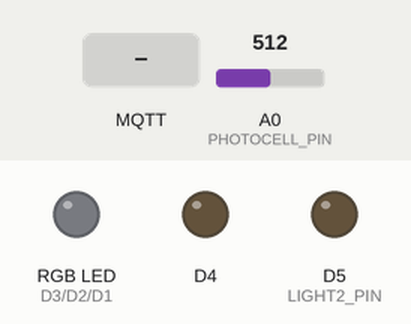
The sketch below on a simulated ESP8266 (NodeMCU). Parts: an RGB LED mixed from three pins (HIGH = lit), output pins drawn as LEDs (lit = HIGH, except the on-board LED, lit = LOW). The test bench sets the inputs (shaded band); at power-on: A0 (PHOTOCELL_PIN) = 512. Dim RGB values are drawn brighter than linear; WiFi joins after 1.5 s; servers stay silent unless stated; no MQTT or app messages arrive unless stated; what the sketch prints to the serial monitor is not drawn.

Above: at 3.0 s.
3.1 s: MQTT message "1" arrives on the second subscribed topic
At 4.3 s:
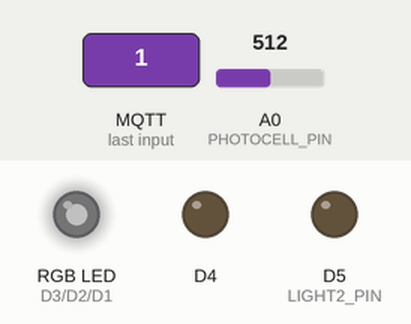
4.6 s: A0 (PHOTOCELL_PIN) set to 157
6.4 s: A0 (PHOTOCELL_PIN) set to 139
9.4 s: MQTT message "Lamp 3" arrives on the second subscribed topic
At 10.6 s:
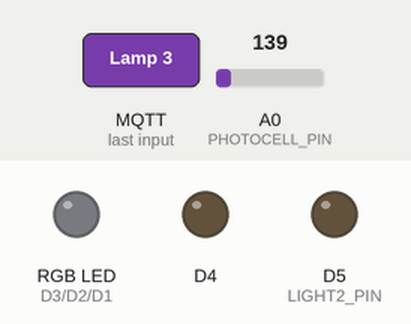
Timing chart, 0 to 12.4 s (numbered marks = the images above; inputs shaded):
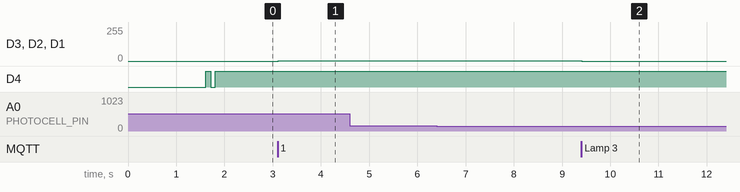

Measured:
- after the input at 3.1 s, D3 (LIGHT1_RED_PIN), D2 (LIGHT1_GREEN_PIN), D1 (LIGHT1_BLUE_PIN): 0/255 → 1/255 at once
- after the input at 9.4 s, D3 (LIGHT1_RED_PIN), D2 (LIGHT1_GREEN_PIN), D1 (LIGHT1_BLUE_PIN): 1/255 → 0/255 at once

The sketch:

Livingroom.ino
```cpp
/*
  Configuration for Home Assistant:
    mqtt:
      broker: 127.0.0.1
      port: 1883
      client_id: 'ha'
      username: 'ha'
      password: '!ha@OpenHome16'

    light:
      # lamp 3 (RGB)
      - platform: mqtt
        name: 'Lamp 3'
        state_topic: 'livingroom/light1/status'
        command_topic: 'livingroom/light1/switch'
        brightness_state_topic: 'livingroom/light1/brightness/status'
        brightness_command_topic: 'livingroom/light1/brightness/set'
        rgb_state_topic: 'livingroom/light1/color/status'
        rgb_command_topic: 'livingroom/light1/color/set'
        optimistic: false
      # lamp 4
      - platform: mqtt
        name: 'Lamp 4'
        state_topic: 'livingroom/light2/status'
        command_topic: 'livingroom/light2/switch'
        optimistic: false

    binary_sensor:
      - platform: mqtt
        name: 'TV'
        state_topic: 'livingroom/tv/status'

  Sources:
    - MQTT: File > Examples > PubSubClient > mqtt_esp8266
    - TLS:  https://io.adafruit.com/blog/security/2016/07/05/adafruit-io-security-esp8266/
    - OTA:  File > Examples > ArduinoOTA > BasicOTA
*/

#include <ESP8266WiFi.h>    // https://github.com/esp8266/Arduino (GNUv2.1 licence)
#include <PubSubClient.h>   // https://github.com/knolleary/pubsubclient (no licence)
#include <ArduinoOTA.h>

#define DEBUG
//#define TLS
#define MQTT_VERSION MQTT_VERSION_3_1_1

// Wi-Fi: Access Point SSID and password
const char*       AP_SSID           = "[Redacted]";
const char*       AP_PASSWORD       = "[Redacted]";

// MQTT: client ID, broker IP address, port, username & password
const char*       MQTT_CLIENT_ID    = "livingroom";
const char*       MQTT_SERVER_IP    = "192.168.1.10";
#ifdef TLS
const uint16_t    MQTT_SERVER_PORT  = 8883;
#else
const uint16_t    MQTT_SERVER_PORT  = 1883;
#endif
const char*       MQTT_USERNAME     = "livingroom";
const char*       MQTT_PASSWORD     = "[Redacted]";

// MQTT: topics
// lamp 3
const char*       TOPIC_LIGHT1_STATUS             = "livingroom/light1/status";
const char*       TOPIC_LIGHT1_BRIGHTNESS_STATUS  = "livingroom/light1/brightness/status";
const char*       TOPIC_LIGHT1_COLOR_STATUS       = "livingroom/light1/color/status";
const char*       TOPIC_LIGHT1_COMMAND            = "livingroom/light1/switch";
const char*       TOPIC_LIGHT1_BRIGHTNESS_COMMAND = "livingroom/light1/brightness/set";
const char*       TOPIC_LIGHT1_COLOR_COMMAND      = "livingroom/light1/color/set";
// lamp 4
const char*       TOPIC_LIGHT2_STATUS             = "livingroom/light2/status";
const char*       TOPIC_LIGHT2_COMMAND            = "livingroom/light2/switch";
// brightness sensor
const char*       TOPIC_TV_BRIGHTNESS_STATUS      = "livingroom/tv/status";

// MQTT: payloads
// Lamps 3 & 4: "ON"/"OFF"
const char*       PAYLOAD_ON            = "ON";
const char*       PAYLOAD_OFF           = "OFF";

boolean           g_light1_status       = false; // turn off by default
uint8_t           g_light1_brightness   = 255; // max value by default
uint8_t           g_light1_color_red    = 255;
uint8_t           g_light1_color_green  = 255;
uint8_t           g_light1_color_blue   = 255;
boolean           g_light2_status       = false;
uint16_t          g_photocell_value     = 0;
boolean           g_photocell_status    = false; // the TV is off
uint32_t          g_photocell_last_change = 0;
boolean           g_photocell_status_to_publish = false;

// TV
const uint16_t    PHOTOCELL_THRESHOLD   = 150;
const uint16_t    PHOTOCELL_TIME_OFFSET = 3000; // 3 secondes in the same state before a notification to the controller

// buffer used to send/receive data with MQTT
const uint8_t     MSG_BUFFER_SIZE       = 20;
char              g_msg_buffer[MSG_BUFFER_SIZE];

const uint8_t     LIGHT1_RED_PIN        = D3;
const uint8_t     LIGHT1_GREEN_PIN      = D2;
const uint8_t     LIGHT1_BLUE_PIN       = D1;
const uint8_t     LIGHT2_PIN            = D5; // D4 seems to be also connected to a internal LED...
const uint8_t     PHOTOCELL_PIN         = A0;

// TLS: The fingerprint of the MQTT broker certificate (SHA1)
#ifdef TLS
// openssl x509 -fingerprint -in  <certificate>.crt
const char*       CA_FINGERPRINT    = "[Redacted]";
// openssl x509 -subject -in  <certificate>.crt
const char*       CA_SUBJECT        = "[Redacted]";
#endif

// Fixed IP address: IP address, IP gateway, subnet, dns
const IPAddress   IP                (192, 168,   1, 101);
const IPAddress   IP_GATEWAY        (192, 168,   1,   1);
const IPAddress   IP_SUBNET         (255, 255, 255,   0);
const IPAddress   IP_DNS            (192, 168,   1,   1);

// OTA: Hostname (MQTT_CLIENT_ID) & password
const char*       OTA_PASSWORD      = "[Redacted]";

// WiFiFlientSecure instead of WiFiClient, for SSL/TLS support
#ifdef TLS
WiFiClientSecure  g_wifiClient;
#else
WiFiClient  g_wifiClient;
#endif
PubSubClient      g_mqttClient(g_wifiClient);

///////////////////////////////////////////////////////////////////////////
//
// LIGHT 1 (RGB)
//
///////////////////////////////////////////////////////////////////////////

/*
  Function called to publish the status of the light 1
*/
void publishLight1Status() {
  if (g_light1_status) {
    if (g_mqttClient.publish(TOPIC_LIGHT1_STATUS, PAYLOAD_ON, true)) {
#ifdef DEBUG
      Serial.print(F("INFO: MQTT message publish succeeded. Topic: "));
      Serial.print(TOPIC_LIGHT1_STATUS);
      Serial.print(F(". Payload: "));
      Serial.println(PAYLOAD_ON);
#endif
    } else {
#ifdef DEBUG
      Serial.println(F("ERROR: MQTT message publish failed, either connection lost, or message too large"));
#endif
    }
  } else {
    if (g_mqttClient.publish(TOPIC_LIGHT1_STATUS, PAYLOAD_OFF, true)) {
#ifdef DEBUG
      Serial.print(F("INFO: MQTT message publish succeeded. Topic: "));
      Serial.print(TOPIC_LIGHT1_STATUS);
      Serial.print(F(". Payload: "));
      Serial.println(PAYLOAD_OFF);
#endif
    } else {
#ifdef DEBUG
      Serial.println(F("ERROR: MQTT message publish failed, either connection lost, or message too large"));
#endif
    }
  }
}

/*
  Function called to publish the brightness status of the light 1
*/
void publishLight1BrightnessStatus() {
  snprintf(g_msg_buffer, MSG_BUFFER_SIZE, "%d", g_light1_brightness);
  if (g_mqttClient.publish(TOPIC_LIGHT1_BRIGHTNESS_STATUS, g_msg_buffer, true)) {
#ifdef DEBUG
    Serial.print(F("INFO: MQTT message publish succeeded. Topic: "));
    Serial.print(TOPIC_LIGHT1_BRIGHTNESS_STATUS);
    Serial.print(F(". Payload: "));
    Serial.println(g_msg_buffer);
#endif
  } else {
#ifdef DEBUG
    Serial.println(F("ERROR: MQTT message publish failed, either connection lost, or message too large"));
#endif
  }
}

/*
  Function called to publish the color status of the light 1
*/
void publishLight1ColorStatus() {
  snprintf(g_msg_buffer, MSG_BUFFER_SIZE, "%d,%d,%d", g_light1_color_red, g_light1_color_green, g_light1_color_blue);
  if (g_mqttClient.publish(TOPIC_LIGHT1_COLOR_STATUS, g_msg_buffer, true)) {
#ifdef DEBUG
    Serial.print(F("INFO: MQTT message publish succeeded. Topic: "));
    Serial.print(TOPIC_LIGHT1_COLOR_STATUS);
    Serial.print(F(". Payload: "));
    Serial.println(g_msg_buffer);
#endif
  } else {
#ifdef DEBUG
    Serial.println(F("ERROR: MQTT message publish failed, either connection lost, or message too large"));
#endif
  }
}

/*
  Function called to set the color of the light 1
  @param p_light1_color_red   The value for the red channel
  @param p_light1_color_green The value for the green channel
  @param p_light1_color_blue  The value for the blue channel
*/

void setLight1Color(uint8_t p_light1_color_red, uint8_t p_light1_color_green, uint8_t p_light1_color_blue) {
  analogWrite(LIGHT1_RED_PIN,   map(p_light1_color_red,   0, 255, 0, g_light1_brightness));
  analogWrite(LIGHT1_GREEN_PIN, map(p_light1_color_green, 0, 255, 0, g_light1_brightness));
  analogWrite(LIGHT1_BLUE_PIN,  map(p_light1_color_blue,  0, 255, 0, g_light1_brightness));
}

///////////////////////////////////////////////////////////////////////////
//
// LIGHT 2
//
///////////////////////////////////////////////////////////////////////////

/*
  Function called to publish the status of the light 2
*/
void publishLight2Status() {
  if (g_light2_status) {
    if (g_mqttClient.publish(TOPIC_LIGHT2_STATUS, PAYLOAD_ON, true)) {
#ifdef DEBUG
      Serial.print(F("INFO: MQTT message publish succeeded. Topic: "));
      Serial.print(TOPIC_LIGHT2_STATUS);
      Serial.print(F(". Payload: "));
      Serial.println(PAYLOAD_ON);
#endif
    } else {
#ifdef DEBUG
      Serial.println(F("ERROR: MQTT message publish failed, either connection lost, or message too large"));
#endif
    }
  } else {
    if (g_mqttClient.publish(TOPIC_LIGHT2_STATUS, PAYLOAD_OFF, true)) {
#ifdef DEBUG
      Serial.print(F("INFO: MQTT message publish succeeded. Topic: "));
      Serial.print(TOPIC_LIGHT2_STATUS);
      Serial.print(F(". Payload: "));
      Serial.println(PAYLOAD_OFF);
#endif
    } else {
#ifdef DEBUG
      Serial.println(F("ERROR: MQTT message publish failed, either connection lost, or message too large"));
#endif
    }
  }
}

/*
  Function called to switch the status of the light 2
*/
void setLight2Status() {
  if (g_light2_status) {
    digitalWrite(LIGHT2_PIN, HIGH);
  } else {
    digitalWrite(LIGHT2_PIN, LOW);
  }
}

///////////////////////////////////////////////////////////////////////////
//
// TV BRIGHTNESS SENSOR
//
///////////////////////////////////////////////////////////////////////////

/*
  Function called to read the photocell attached to the TV
 */
void readTVBrightness() {
  // read the value from the photocell
  g_photocell_value = analogRead(PHOTOCELL_PIN);

  if (g_photocell_value > PHOTOCELL_THRESHOLD) {
    // if the TV was alread switched on...
    if (g_photocell_status) {
      // test if it was switched on for the specified duration
      if (millis() > g_photocell_last_change + PHOTOCELL_TIME_OFFSET) {
        if (g_photocell_status_to_publish) {
          g_photocell_status_to_publish = false;
          publishTVStatus();
        }
      }
    } else {
      g_photocell_last_change = millis();
      g_photocell_status = true;
      g_photocell_status_to_publish = true;
    }
  } else {
    if (g_photocell_status) {
      g_photocell_last_change = millis();
      g_photocell_status = false;
      g_photocell_status_to_publish = true;
    } else {
      if (millis() > g_photocell_last_change + PHOTOCELL_TIME_OFFSET) {
        if (g_photocell_status_to_publish) {
          g_photocell_status_to_publish = false;
          publishTVStatus();
        }
      }
    }
  }

#ifdef DEBUG
  Serial.print(F("INFO: Photocell read value: "));
  Serial.println(g_photocell_value);
#endif
}

/*
  Function called to publish the status of the TV
*/
void publishTVStatus() {
    if (g_photocell_status) {
    if (g_mqttClient.publish(TOPIC_TV_BRIGHTNESS_STATUS, PAYLOAD_ON, true)) {
#ifdef DEBUG
      Serial.print(F("INFO: MQTT message publish succeeded. Topic: "));
      Serial.print(TOPIC_TV_BRIGHTNESS_STATUS);
      Serial.print(F(". Payload: "));
      Serial.println(PAYLOAD_ON);
#endif
    } else {
#ifdef DEBUG
      Serial.println(F("ERROR: MQTT message publish failed, either connection lost, or message too large"));
#endif
    }
  } else {
    if (g_mqttClient.publish(TOPIC_TV_BRIGHTNESS_STATUS, PAYLOAD_OFF, true)) {
#ifdef DEBUG
      Serial.print(F("INFO: MQTT message publish succeeded. Topic: "));
      Serial.print(TOPIC_TV_BRIGHTNESS_STATUS);
      Serial.print(F(". Payload: "));
      Serial.println(PAYLOAD_OFF);
#endif
    } else {
#ifdef DEBUG
      Serial.println(F("ERROR: MQTT message publish failed, either connection lost, or message too large"));
#endif
    }
  }
}

///////////////////////////////////////////////////////////////////////////
//
// WIFI and TLS
//
///////////////////////////////////////////////////////////////////////////

/*
   Function called to setup the connection to the Wi-Fi Access Point
*/
void setupWifi() {
  delay(10);
  // attempt to connect to the Wi-Fi AP
  WiFi.mode(WIFI_STA);
  WiFi.begin(AP_SSID, AP_PASSWORD);
  // define the fixed IP address
  WiFi.config(IP, IP_GATEWAY, IP_SUBNET, IP_DNS);

  while (WiFi.status() != WL_CONNECTED) {
    delay(500);
  }

#ifdef DEBUG
  Serial.println(F("INFO: Client is now connected to the Wi-Fi AP"));
  Serial.print(F("INFO: IP address: "));
  Serial.println(WiFi.localIP());
#endif

#ifdef TLS
  verifyFingerprint();
#endif
}

/*
   Function called to verify the fingerprint of the MQTT server and establish a secure connection
*/
#ifdef TLS
void verifyFingerprint() {
  if (!g_wifiClient.connect(MQTT_SERVER_IP, MQTT_SERVER_PORT)) {
#ifdef DEBUG
    Serial.println(F("ERROR: The connection failed to the secure MQTT server"));
#endif
    return;
  }

  if (g_wifiClient.verify(CA_FINGERPRINT, CA_SUBJECT)) {
#ifdef DEBUG
    Serial.println(F("INFO: The connection is secure"));
#endif
  } else {
#ifdef DEBUG
    Serial.println(F("ERROR: The given certificate does't match"));
#endif
  }
}
#endif

///////////////////////////////////////////////////////////////////////////
//
// MQTT
//
///////////////////////////////////////////////////////////////////////////

/*
   Function called when a MQTT message arrived
   @param p_topic   The topic of the MQTT message
   @param p_payload The payload of the MQTT message
   @param p_length  The length of the payload
*/
void callback(char* p_topic, byte* p_payload, unsigned int p_length) {
#ifdef DEBUG
  Serial.println(F("INFO: A new MQTT message arrived"));
  Serial.print(F("INFO: Topic: "));
  Serial.println(p_topic);
  Serial.print(F("INFO: Payload: "));
  for (int i = 0; i < p_length; i++) {
    Serial.print((char)p_payload[i]);
  }
  Serial.println();
  Serial.print(F("INFO: Length: "));
  Serial.println(p_length);
#endif
  // handle the MQTT topic of the received message
  if (String(TOPIC_LIGHT1_COMMAND).equals(p_topic)) {
    // concat the payload into a string
    String payload;
    for (uint8_t i = 0; i < p_length; i++) {
      payload.concat((char)p_payload[i]);
    }
    if (payload.equals(String(PAYLOAD_ON))) {
      if (g_light1_status != true) {
        g_light1_status = true;
        setLight1Color(g_light1_color_red, g_light1_color_green, g_light1_color_blue);
        publishLight1Status();
      }
    } else if (payload.equals(String(PAYLOAD_OFF))) {
      if (g_light1_status != false) {
        g_light1_status = false;
        setLight1Color(LOW, LOW, LOW); // switch off the light
        publishLight1Status();
      }
    }
  } else if (String(TOPIC_LIGHT1_BRIGHTNESS_COMMAND).equals(p_topic)) {
    // concat the payload into a string
    String payload;
    for (uint8_t i = 0; i < p_length; i++) {
      payload.concat((char)p_payload[i]);
    }
    uint8_t brightness = payload.toInt();
    if (brightness < 0 || brightness > 255) {
      // do nothing...
      return;
    } else {
      g_light1_brightness = brightness;
      setLight1Color(g_light1_color_red, g_light1_color_green, g_light1_color_blue);
      publishLight1BrightnessStatus();
    }
  } else if (String(TOPIC_LIGHT1_COLOR_COMMAND).equals(p_topic)) {
    // concat the payload into a string
    String payload;
    for (uint8_t i = 0; i < p_length; i++) {
      payload.concat((char)p_payload[i]);
    }
    // get the position of the first and second comma
    uint8_t firstIndex = payload.indexOf(',');
    uint8_t lastIndex = payload.lastIndexOf(',');

    // get the value for the red color
    uint8_t red_color = payload.substring(0, firstIndex).toInt();
    if (red_color < 0 || red_color > 255) {
      return;
    } else {
      g_light1_color_red = red_color;
    }

    // get the value for the green color
    uint8_t green_color = payload.substring(firstIndex + 1, lastIndex).toInt();
    if (green_color < 0 || green_color > 255) {
      return;
    } else {
      g_light1_color_green = green_color;
    }

    // get the value for the blue color
    uint8_t blue_color = payload.substring(lastIndex + 1).toInt();
    if (blue_color < 0 || blue_color > 255) {
      return;
    } else {
      g_light1_color_blue = blue_color;
    }

    setLight1Color(g_light1_color_red, g_light1_color_green, g_light1_color_blue);
    publishLight1ColorStatus();
  } else if (String(TOPIC_LIGHT2_COMMAND).equals(p_topic)) {
    // concat the payload into a string
    String payload;
    for (uint8_t i = 0; i < p_length; i++) {
      payload.concat((char)p_payload[i]);
    }
    if (payload.equals(String(PAYLOAD_ON))) {
      g_light2_status = true;
      setLight2Status();
      publishLight2Status();
    } else if (payload.equals(String(PAYLOAD_OFF))) {
      g_light2_status = false;
      setLight2Status();
      publishLight2Status();
    } else {
#ifdef DEBUG
      Serial.println(F("ERROR: The payload of the MQTT message is not valid"));
#endif
    }
  } else {
    // do nothing.....
#ifdef DEBUG
    Serial.println(F("INFO: The received MQTT message was not used"));
#endif
  }
}

/*
   Function called to reconnect the client to the MQTT broker and publish/subscribe to/from some MQTT topics
*/
void reconnect() {
  while (!g_mqttClient.connected()) {
    if (g_mqttClient.connect(MQTT_CLIENT_ID, MQTT_USERNAME, MQTT_PASSWORD)) {
#ifdef DEBUG
      Serial.println(F("INFO: The client is successfully connected to the MQTT broker"));
#endif
      // subscribe to the light1 command topic
      if (g_mqttClient.subscribe(TOPIC_LIGHT1_COMMAND)) {
#ifdef DEBUG
        Serial.print(F("INFO: Sending the MQTT subscribe succeeded. Topic: "));
        Serial.println(TOPIC_LIGHT1_COMMAND);
#endif
      } else {
#ifdef DEBUG
        Serial.print(F("ERROR: Sending the MQTT subscribe failed. Topic: "));
        Serial.println(TOPIC_LIGHT1_COMMAND);
#endif
      }

      // subscribe to the light1 brightness command topic
      if (g_mqttClient.subscribe(TOPIC_LIGHT1_BRIGHTNESS_COMMAND)) {
#ifdef DEBUG
        Serial.print(F("INFO: Sending the MQTT subscribe succeeded. Topic: "));
        Serial.println(TOPIC_LIGHT1_BRIGHTNESS_COMMAND);
#endif
      } else {
#ifdef DEBUG
        Serial.print(F("ERROR: Sending the MQTT subscribe failed. Topic: "));
        Serial.println(TOPIC_LIGHT1_BRIGHTNESS_COMMAND);
#endif
      }

      // subscribe to the light1 brightness command topic
      if (g_mqttClient.subscribe(TOPIC_LIGHT1_COLOR_COMMAND)) {
#ifdef DEBUG
        Serial.print(F("INFO: Sending the MQTT subscribe succeeded. Topic: "));
        Serial.println(TOPIC_LIGHT1_COLOR_COMMAND);
#endif
      } else {
#ifdef DEBUG
        Serial.print(F("ERROR: Sending the MQTT subscribe failed. Topic: "));
        Serial.println(TOPIC_LIGHT1_COLOR_COMMAND);
#endif
      }

      // subscribe to the light2 command topic
      if (g_mqttClient.subscribe(TOPIC_LIGHT2_COMMAND)) {
#ifdef DEBUG
        Serial.print(F("INFO: Sending the MQTT subscribe succeeded. Topic: "));
        Serial.println(TOPIC_LIGHT2_COMMAND);
#endif
      } else {
#ifdef DEBUG
        Serial.print(F("ERROR: Sending the MQTT subscribe failed. Topic: "));
        Serial.println(TOPIC_LIGHT2_COMMAND);
#endif
      }

      // set the initial status of lights 1 & 2
      setLight1Color(LOW, LOW, LOW);
      setLight2Status();

      // publish the initial status of lights 1 & 2
      publishLight1Status();
      publishLight1BrightnessStatus();
      publishLight1ColorStatus();
      publishLight2Status();
      publishTVStatus();
    } else {
#ifdef DEBUG
      Serial.println(F("ERROR: The connection failed with the MQTT broker"));
      Serial.print("ERROR: rc: ");
      Serial.println(g_mqttClient.state());
      // wait 5 seconds before retrying
      delay(5000);
#endif
    }
  }
}

///////////////////////////////////////////////////////////////////////////
//
// SETUP and LOOP
//
///////////////////////////////////////////////////////////////////////////

/*
   Function called once to initialize the board
*/
void setup() {
#ifdef DEBUG
  Serial.begin(115200);
  Serial.println(F("\nINFO: The Wi-Fi module is starting..."));
#endif

  // init the LEDs as output, the TV brightness sensor as input
  pinMode(LIGHT1_RED_PIN,     OUTPUT);
  pinMode(LIGHT1_GREEN_PIN,   OUTPUT);
  pinMode(LIGHT1_BLUE_PIN,    OUTPUT);
  pinMode(LIGHT2_PIN,         OUTPUT);
  pinMode(PHOTOCELL_PIN,      INPUT);

  setupWifi();

  // set the MQTT broker IP address and port
  g_mqttClient.setServer(MQTT_SERVER_IP, MQTT_SERVER_PORT);
  // set the MQTT callback function
  g_mqttClient.setCallback(callback);

  // set the hostname & password for OTA
  ArduinoOTA.setHostname(MQTT_CLIENT_ID);
  ArduinoOTA.setPassword(OTA_PASSWORD);

#ifdef DEBUG
  ArduinoOTA.onStart([]() {
    Serial.println(F("INFO: OTA starts"));
  });
  ArduinoOTA.onEnd([]() {
    Serial.println(F("INFO: OTA ends"));
  });
  ArduinoOTA.onError([](ota_error_t error) {
    Serial.println(F("INFO: An error occurs during OTA"));
  });
#endif
  ArduinoOTA.begin();

  // blink the internal LED to indicate the end of the startup
  pinMode(BUILTIN_LED, OUTPUT);
  digitalWrite(BUILTIN_LED, LOW);
  delay(100);
  digitalWrite(BUILTIN_LED, HIGH);
  delay(100);
  digitalWrite(BUILTIN_LED, LOW);
  delay(100);
  digitalWrite(BUILTIN_LED, HIGH);
}

/*
   Function called infinitely after the setup function
*/
void loop() {
  // keep the MQTT client connected to the broker
  if (!g_mqttClient.connected()) {
    reconnect();
  }
  g_mqttClient.loop();

  // a delay is necessary if the debug is disabled
  // without a delay, there is some latency to switch on/off a light
  yield();
  //delay(100);

  readTVBrightness();

  yield();

  ArduinoOTA.handle();

  yield();
}
```
